Frame 1 (no input): blank canvas, image omitted
Frame 60 (no input): blank canvas, image omitted
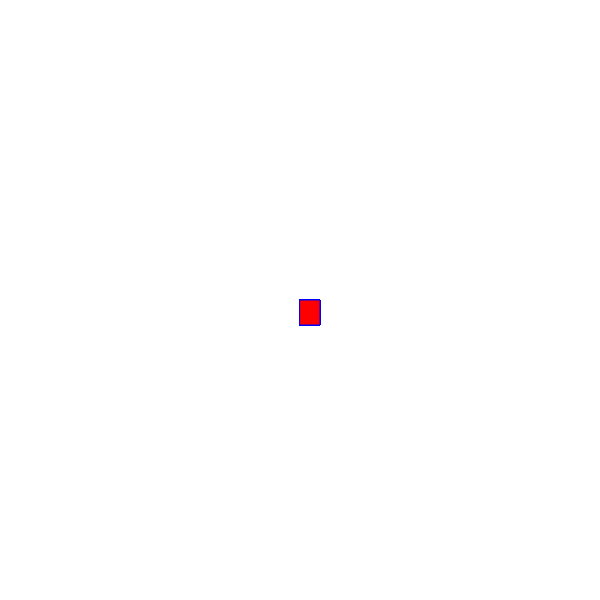
Frame 120 (the mouse pressed at the canvas centre since frame 60)

The p5.js sketch whose frames 1 and 60 were blank and that drew this single picture after the mouse press (run headless with seeded random() and noise() and a simulated clock; from frame 60 on, the mouse is pressed at the canvas centre):

// p5.js sketch
// ── sketch.js
function setup() {
    createCanvas(600, 600);
    background("white");
  }
  
  function draw() {
  
  stroke("blue")
  fill("red");
  
  //console.log(mouseIsPressed);
  
  if (mouseIsPressed) {
    rect(mouseX, mouseY, 20, 25);
    }
  }
  
